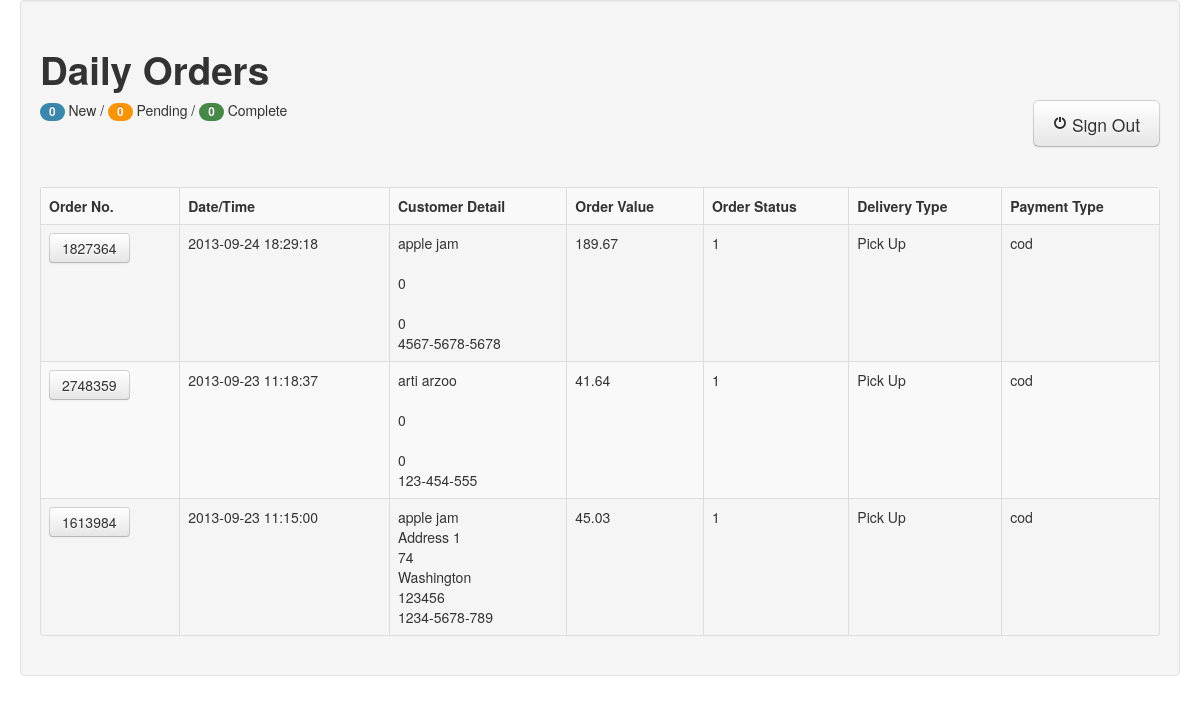
/viewOrder.php (signed in), run on the app's committed database.
### tables this page shows
CREATE TABLE IF NOT EXISTS `orders` (
  `mainorder_id` int(15) NOT NULL,
  `ip_address` varchar(255) NOT NULL,
  `session_id` varchar(255) NOT NULL,
  `order_date` date NOT NULL,
  `order_time` timestamp NOT NULL DEFAULT CURRENT_TIMESTAMP ON UPDATE CURRENT_TIMESTAMP,
  `time_mode` text NOT NULL,
  `status_deliver` text NOT NULL,
  `status_pickup` text NOT NULL,
  `status_dineup` text NOT NULL,
  `first_name` text NOT NULL,
  `last_name` text NOT NULL,
  `email` varchar(255) NOT NULL,
  `phone` varchar(255) NOT NULL,
  `add1` varchar(255) NOT NULL,
  `apt_no` int(11) NOT NULL,
  `city` varchar(255) NOT NULL,
  `zip` int(11) NOT NULL,
  `userid` int(11) NOT NULL,
  `status` varchar(255) NOT NULL,
  `dlinedate` varchar(45) NOT NULL,
  `dlinetime` varchar(25) NOT NULL,
  `appar_avail` varchar(12) NOT NULL,
  `subtotal` decimal(11,2) NOT NULL,
  `combo_dis` decimal(11,2) NOT NULL,
  `guest_id` int(11) NOT NULL,
  `user_id` int(11) NOT NULL,
  `order_total` decimal(11,2) NOT NULL,
  `coupon_discount` decimal(11,2) NOT NULL,
  `tax` decimal(11,2) NOT NULL,
  `delivery_charge` decimal(11,2) NOT NULL,
  `order_status` int(11) NOT NULL,
  `payment_mode` varchar(12) NOT NULL,
  PRIMARY KEY (`mainorder_id`)
);

### viewOrder.php (the view, shortened to what this page needs)
<?php require_once('Connections/online_order.php'); ?>
<?php
$logoutAction = $_SERVER['PHP_SELF']."?doLogout=true";
?>
<?php
if (!function_exists("GetSQLValueString")) {
function GetSQLValueString($theValue, $theType, $theDefinedValue = "", $theNotDefinedValue = "")
{
  $theValue = function_exists("mysql_real_escape_string") ? mysql_real_escape_string($theValue) : mysql_escape_string($theValue);
  switch ($theType) {
    case "text":
      $theValue = ($theValue != "") ? "'" . $theValue . "'" : "NULL";
      break;
  }
  return $theValue;
}
}
$colname_rsUserId = -1;
$colname_rsStatus = "-1";
if (isset($_SESSION['MM_Userid'])) {
  $colname_rsUserId = $_SESSION['MM_Userid'];
}
if (isset($_SESSION['MM_Status'])) {
  $colname_rsStatus = $_SESSION['MM_Status'];
}
  $colname_rsViewOrder = $colname_rsUserId;
  $colname_Status = $colname_rsStatus;
$query_rsViewOrder = sprintf("SELECT * FROM orders WHERE userid = %s AND status = '%s' ORDER BY order_time DESC" , $colname_rsViewOrder,$colname_Status);
$rsViewOrder = mysql_query($query_rsViewOrder, $online_order) or die(mysql_error());
$row_rsViewOrder = mysql_fetch_assoc($rsViewOrder);
$query_newOrder = sprintf("SELECT * FROM order_updt_status WHERE userid = %s AND status = %s AND update_status = 1", $colname_rsViewOrder,GetSQLValueString($colname_Status, "text"));
$query_pendingOrder = sprintf("SELECT * FROM order_updt_status WHERE userid = %s AND status = %s AND update_status = 2",$colname_rsViewOrder, GetSQLValueString($colname_Status, "text"));
$query_completeOrder = sprintf("SELECT * FROM order_updt_status WHERE userid = %s AND status = %s AND update_status = 3",$colname_rsViewOrder,GetSQLValueString($colname_Status, "text"));
$count_newOrder = mysql_query($query_newOrder, $online_order) or die(mysql_error());
$count_pendingOrder = mysql_query($query_pendingOrder, $online_order) or die(mysql_error());
$count_completeOrder = mysql_query($query_completeOrder, $online_order) or die(mysql_error());
$totalRows_newOrder = mysql_num_rows($count_newOrder);
$totalRows_pendingOrder = mysql_num_rows($count_pendingOrder);
$totalRows_completeOrder = mysql_num_rows($count_completeOrder);
?>
<!DOCTYPE html>
<html>
<head>
  <link href="css/bootstrap.min.css" rel="stylesheet" media="screen">
    </head>
    <body>
      <div class="container-fluid">
        <div class="row-fluid">
            <div class="well">
            <br>
<div class="row-fluid">
              <h1>Daily Orders</h1>
         <span class="badge badge-info"><?php echo $totalRows_newOrder; ?></span> New /
         <span class="badge badge-warning"><?php echo $totalRows_pendingOrder; ?></span> Pending /
         <span class="badge badge-success"><?php echo $totalRows_completeOrder; ?></span> Complete
      <div class="span6 pull-right">
        <a href="<?php echo $logoutAction ?>">
        <button class="btn btn-large pull-right" type="button"><i class="icon-off"> </i> Sign Out</button>
        </a>      </div>
</div>
            <br><br>
              <table class="table table-striped table-bordered">
              <tr>
                <th>Order No.</th>
                <th>Date/Time</th>
                <th>Customer Detail</th>
                <th>Order Value</th>
                <th>Order Status</th>
                <th>Delivery Type</th>
                <th>Payment Type</th>
              </tr>
              <?php do { ?>
  <tr>
      <td>
      <a href="orderDetails.php?url_mainorder_id=<?php echo $row_rsViewOrder['mainorder_id']; ?>&url_user_id=<?php echo $row_rsViewOrder['userid']; ?>&url_status_id=<?php echo $row_rsViewOrder['status']; ?>">
        <button class="btn btn-reset" type="button"><?php echo $row_rsViewOrder['mainorder_id']; ?></button>
      </a>
    </td>
    <td><?php echo $row_rsViewOrder['order_time']; ?></td>
                <td>
                <?php
                echo $row_rsViewOrder['first_name'] . " " . $row_rsViewOrder['last_name'];
                echo "<br>";
                echo $row_rsViewOrder['add1'];
                echo "<br>";
                echo $row_rsViewOrder['apt_no'];
                echo "<br>";
                echo $row_rsViewOrder['city'];
                echo "<br>";
                echo $row_rsViewOrder['zip'];
                echo "<br>";
                echo $row_rsViewOrder['phone'];
                ?>
                </td>
    <td><?php echo $row_rsViewOrder['order_total']; ?></td>
    <td><?php echo $row_rsViewOrder['order_status']; ?></td>
    <td>
      <?php
				if($row_rsViewOrder['status_pickup'] == "yes")
					echo "Pick Up";
			   ?>
    </td>
    <td><?php echo $row_rsViewOrder['payment_mode']; ?></td>
  </tr>
  <?php } while ($row_rsViewOrder = mysql_fetch_assoc($rsViewOrder)); ?>
              </table>
          </div>
        </div>
      </div>
    </body>
    </html>

### data on the page
orders: mainorder_id "1827364", order_time "2013-09-24 18:29:18", first_name "apple", last_name "jam", apt_no "0", zip "0", phone "4567-5678-5678", order_total "189.67", order_status "1", status_pickup "Pick Up", payment_mode "cod"
orders: mainorder_id "2748359", order_time "2013-09-23 11:18:37", first_name "arti", last_name "arzoo", apt_no "0", zip "0", phone "123-454-555", order_total "41.64", order_status "1", status_pickup "Pick Up", payment_mode "cod"
orders: mainorder_id "1613984", order_time "2013-09-23 11:15:00", first_name "apple", last_name "jam", add1 "Address 1", apt_no "74", city "Washington", zip "123456", phone "1234-5678-789", order_total "45.03", order_status "1", status_pickup "Pick Up", payment_mode "cod"

### other printed values
$totalRows_newOrder "0"
$totalRows_pendingOrder "0"
$totalRows_completeOrder "0"
